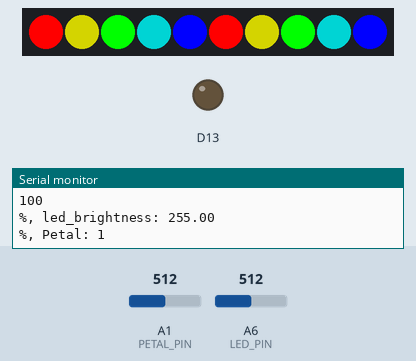
The sketch below on a simulated Adafruit Circuit Playground Express. Parts: 10 RGB LEDs in strip order, left to right, output pins drawn as LEDs (lit = HIGH), the last lines printed to the serial monitor. The inputs (shaded band) are chosen by the test bench; at power-on: A6 (LED_PIN) = 512, A1 (PETAL_PIN) = 512. Dim RGB values are drawn brighter than linear.

Above: at 1.7 s.
1.8 s: A6 (LED_PIN) set to 245
At 3.5 s:
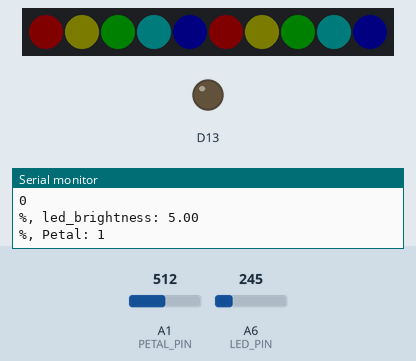
Timing chart, 0 to 5.0 s (numbered marks = the images above; inputs shaded):
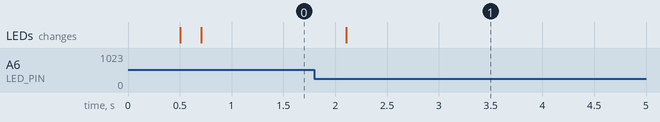

Measured:
- after the input at 1.8 s, the LEDs: change after 0.31 s (image 1)

The sketch:

Mechanical_Flower.ino
```cpp
#include <Adafruit_CircuitPlayground.h>
/**
 * @file AnalogPinTester.ino
 * @brief Reads input pins and calculates LED brightness and petal status.
 *
 * This Arduino sketch defines constants for sample duration and pin numbers, includes the necessary libraries,
 * and implements functions to sample PWM signals from specified pins. It calculates the duty cycle of the PWM signal,
 * maps it to a 0-10 range for LED brightness, and determines the petal status based on another pin's PWM signal.
 *
 * @author Shreya S
 * @date 7/05/2024
 */

#define SAMPLE_DURATION_MS 200
#define LED_PIN A6  // Change this to your PWM pin number
#define PETAL_PIN A1

#include <math.h>
unsigned long startTime;
unsigned long totalHighTime;
int totalCount;

int samplePin(int PWM_PIN){
  startTime = millis();  // Get the current time
  totalHighTime = 0;
  totalCount = 0;
  int totalval = 0;
  // Sample the PWM signal for the specified duration
  while (millis() - startTime < SAMPLE_DURATION_MS) {
    int pwmValue = analogRead(PWM_PIN);
    if (pwmValue > 250) {
      totalHighTime += 1;  // Increment high time counter
    }
    totalCount += 1;  // Increment total count

    delayMicroseconds(2);  // Optional small delay for stability
  }

  // Calculate duty cycle as percentage (0-100)
  float dutyCycle = (float)totalHighTime / totalCount * 100.0;
  return dutyCycle;
}

int GetPWM(int pin)
{
  unsigned long highTime = pulseIn(pin, HIGH, 50000UL);  // 50 millisecond timeout
  unsigned long lowTime = pulseIn(pin, LOW, 50000UL);  // 50 millisecond timeout

  // pulseIn() returns zero on timeout
  if (highTime == 0 || lowTime == 0)
    return analogRead(pin) ? 100 : 0;  // HIGH == 100%,  LOW = 0%

  return (100 * highTime) / (highTime + lowTime);  // highTime as percentage of total cycle time
}

void setup() {
  // Initialize serial communication for debugging
  Serial.begin(9600);
  pinMode(PETAL_PIN, INPUT);
  pinMode(LED_PIN, INPUT);  // Set the PWM pin as input
  CircuitPlayground.begin();
  CircuitPlayground.clearPixels();
  delay(500);
  CircuitPlayground.setPixelColor(0, 255,   0,   0);
  CircuitPlayground.setPixelColor(1, 128, 128,   0);
  CircuitPlayground.setPixelColor(2,   0, 255,   0);
  CircuitPlayground.setPixelColor(3,   0, 128, 128);
  CircuitPlayground.setPixelColor(4,   0,   0, 255);

  CircuitPlayground.setPixelColor(5, 0xFF0000);
  CircuitPlayground.setPixelColor(6, 0x808000);
  CircuitPlayground.setPixelColor(7, 0x00FF00);
  CircuitPlayground.setPixelColor(8, 0x008080);
  CircuitPlayground.setPixelColor(9, 0x0000FF);

}

void setpixel(){
  CircuitPlayground.setPixelColor(0, 255,   0,   0);
  CircuitPlayground.setPixelColor(1, 128, 128,   0);
  CircuitPlayground.setPixelColor(2,   0, 255,   0);
  CircuitPlayground.setPixelColor(3,   0, 128, 128);
  CircuitPlayground.setPixelColor(4,   0,   0, 255);

  CircuitPlayground.setPixelColor(5, 0xFF0000);
  CircuitPlayground.setPixelColor(6, 0x808000);
  CircuitPlayground.setPixelColor(7, 0x00FF00);
  CircuitPlayground.setPixelColor(8, 0x008080);
  CircuitPlayground.setPixelColor(9, 0x0000FF);
}
void loop() {

  int temp_du = samplePin(LED_PIN);
  Serial.println(temp_du);
  // Map the duty cycle to a 0-10 range
  float led_brightness = map(temp_du, 62, 86, 0, 255);
  if (led_brightness < 0){
    led_brightness = 5;
  }else if (led_brightness > 255) {
    led_brightness = 255;
  }
  CircuitPlayground.setBrightness(led_brightness);
  setpixel();
  int dutyCycle = samplePin(PETAL_PIN);

  int petal = map(dutyCycle, 0, 30, 0, 1);
  if (petal > 1) {
    petal = 1;
  }
  Serial.print("%, led_brightness: ");
  Serial.println(led_brightness);
  Serial.print("%, Petal: ");
  Serial.println(petal);

  delay(1000);  // Delay before next sampling
}
```
